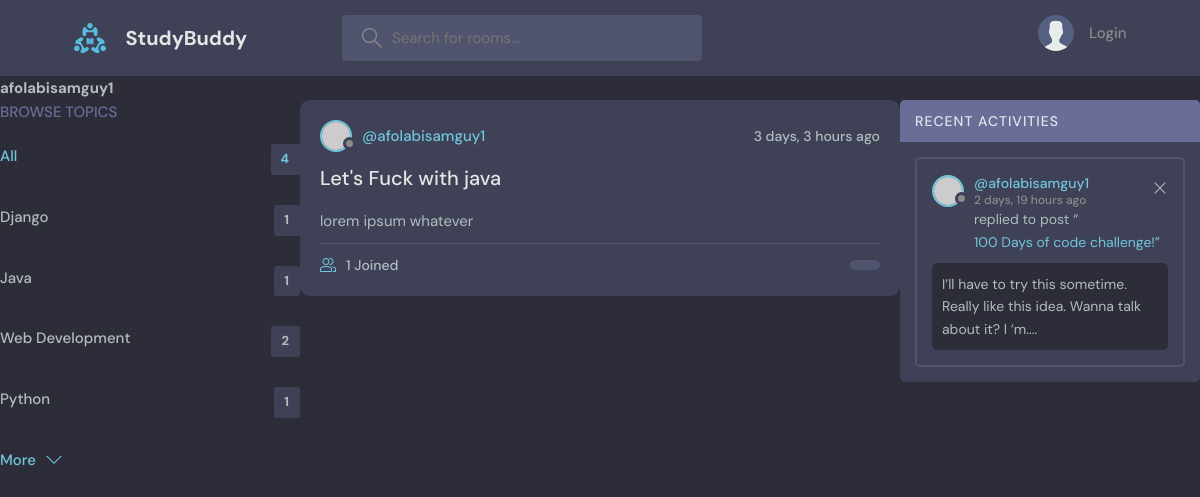
Screenshot of /profile/3/ with the database file from the repository.
### base/models.py (models this page shows, shortened)
class Topic(models.Model):
    name = models.CharField(max_length=200)

class Room(models.Model):
    host = models.ForeignKey(User, on_delete=models.SET_NULL, null=True)
    topic = models.ForeignKey(Topic, on_delete=models.SET_NULL, null=True)
    name = models.CharField(max_length=200)
    description = models.TextField(null=True, blank=True)
    participants = models.ManyToManyField(User, related_name='participants', blank=True)
    updated = models.DateTimeField(auto_now=True)
    created = models.DateTimeField(auto_now_add=True)
    class Meta:
        ordering = ['-updated', '-created']

class Message(models.Model):
    user = models.ForeignKey(User, on_delete=models.CASCADE)
    room = models.ForeignKey(Room, on_delete=models.CASCADE)
    body = models.TextField()
    updated = models.DateTimeField(auto_now=True)
    created = models.DateTimeField(auto_now_add=True)
    class Meta:
        ordering = ['-updated', '-created']

### base/views.py (the view)
# urls.py: path('profile/<str:pk>/', views.profile, name='profile')
def profile(request, pk):
    user = User.objects.get(id=pk)
    rooms = user.room_set.all()
    room_messages = user.message_set.all()
    topics = Topic.objects.all()
    context = {'user': user, 'rooms': rooms,
               'room_messages': room_messages, 'topics': topics}
    return render(request, 'base/profile.html', context)

### base/templates/base/profile.html (shortened to what this page needs)
{% extends 'main.html' %}
{% block content %}
    <h1>{{ user.username }}</h1>
    <div class="profile-container">
        <div>
            {% include 'base/topics_components.html' %}
        </div>
        <div>
            {% include 'base/feed_components.html' %}
        </div>
        <div>
            {% include 'base/activity_components.html' %}
        </div>
    </div>
{% endblock content %}

### base/templates/base/topics_components.html (shortened to what this page needs)
<div class="topics">
          <div class="topics__header">
            <h2>Browse Topics</h2>
          </div>
          <ul class="topics__list">
            <li>
              <a href="{% url 'home' %}" class="active">All <span>{{ topics.count }}</span></a>
            </li>
            {% for topic in topics %}
            <li>
              <a href="{% url 'home' %}?q={{ topic.name }}">{{ topic.name }} <span>{{topic.room_set.all.count}}</span></a>
            </li>
            {% endfor %}
          </ul>
          <a class="btn btn--link" href="topics.html">
            More
            <svg version="1.1" xmlns="http://www.w3.org/2000/svg" width="32" height="32" viewBox="0 0 32 32">
              <title>chevron-down</title>
              <path d="M16 21l-13-13h-3l16 16 16-16h-3l-13 13z"></path>
            </svg>
          </a>
        </div>
{% for topic in topics %}
    <div>
    </div>
{% endfor %}

### base/templates/base/feed_components.html (shortened to what this page needs)
{% for room in rooms %}
<div class="roomListRoom">
            <div class="roomListRoom__header">
              <a href="{% url 'profile'  room.host.id%}" class="roomListRoom__author">
                <div class="avatar avatar--small">
                  <img src="https://randomuser.me/api/portraits/women/11.jpg" />
                </div>
                <span>@{{ room.host.username }}</span>
              </a>
              <div class="roomListRoom__actions">
                <span>{{ room.created|timesince}} ago</span>
              </div>
            </div>
            <div class="roomListRoom__content">
              <a href="{% url 'room' room.id %}">{{ room.name}}</a>
              <p>
                  {{ room.description }}
              </p>
            </div>
            <div class="roomListRoom__meta">
              <a href="{% url 'room' room.id %}" class="roomListRoom__joined">
                  {{ room.participants.all.count}} Joined
              </a>
              <p class="roomListRoom__topic">{{ rooom.topic.name }}</p>
            </div>
          </div>
{% endfor %}

### base/templates/base/activity_components.html
<div class="activities">
          <div class="activities__header">
            <h2>Recent Activities</h2>
          </div>
          {% for message in room_messages %}
          <div class="activities__box">
            <div class="activities__boxHeader roomListRoom__header">
              <a href="{% url 'profile' message.user.id %}" class="roomListRoom__author">
                <div class="avatar avatar--small">
                  <img src="https://randomuser.me/api/portraits/women/11.jpg" />
                </div>
                <p>
                    @{{message.user}}
                  <span>{{ message.created|timesince}} ago</span>
                </p>
              </a>
              <div class="roomListRoom__actions">
                <a href="#">
                  <svg version="1.1" xmlns="http://www.w3.org/2000/svg" width="32" height="32" viewBox="0 0 32 32">
                    <title>remove</title>
                    <path
                      d="M27.314 6.019l-1.333-1.333-9.98 9.981-9.981-9.981-1.333 1.333 9.981 9.981-9.981 9.98 1.333 1.333 9.981-9.98 9.98 9.98 1.333-1.333-9.98-9.98 9.98-9.981z"
                    ></path>
                  </svg>
                </a>
              </div>
            </div>
            <div class="activities__boxContent">
              <p>replied to post “<a href="room.html">100 Days of code challenge!</a>”</p>
              <div class="activities__boxRoomContent">
                I’ll have to try this sometime. Really like this idea. Wanna talk about it? I ‘m....
              </div>
            </div>
          </div>
        </div>
{% endfor %}

### base/templates/base/profile.html (style rules this page uses)
.profile-container { display: grid; grid-template-columns: 2fr 4fr 2fr; }

### rows the page displays
Topic: name "Django", room_set.all.count "1"
Topic: name "Java", room_set.all.count "1"
Topic: name "Web Development", room_set.all.count "2"
Topic: name "Python", room_set.all.count "1"
Room: host.username "afolabisamguy1", created "3 days, 3 hours", name "Let's Fuck with java", description "lorem ipsum whatever", participants.all.count "1"
Message: user "afolabisamguy1", created "2 days, 19 hours"

### other values shown
{{ user.username }} "afolabisamguy1"
{{ topics.count }} "4"
